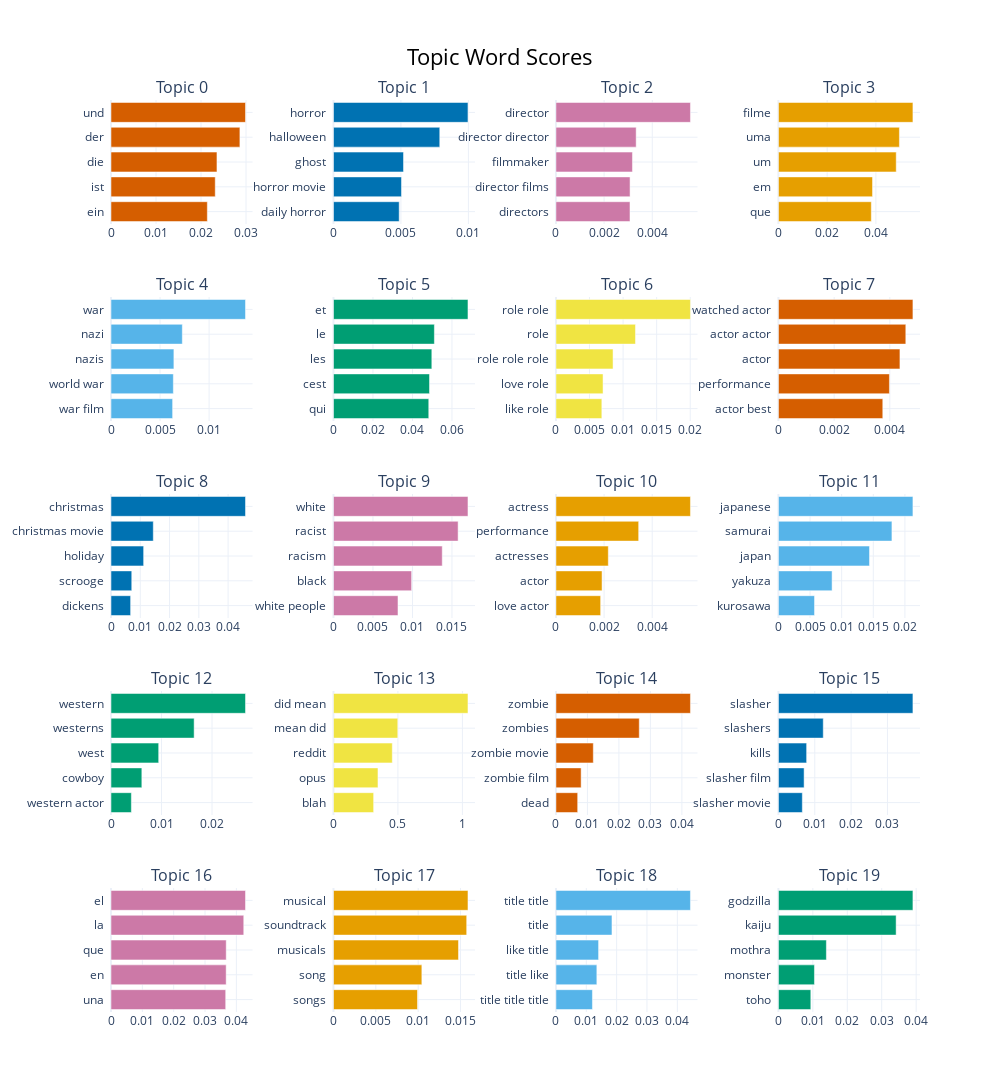

Notebook code cell kept with this figure:
### Code cell
topic_model.visualize_barchart([i for i in range(20)])

### Figure 1 — Plotly figure (JSON) as saved in the notebook; plotly's stock layout.template omitted (floating-point values rounded to 4 significant figures)
{"data": [{"marker": {"color": "#D55E00"}, "orientation": "h", "type": "bar", "x": [0.02141, 0.02316, 0.02354, 0.02864, 0.02989], "xaxis": "x", "y": ["ein  ", "ist  ", "die  ", "der  ", "und  "], "yaxis": "y"}, {"marker": {"color": "#0072B2"}, "orientation": "h", "type": "bar", "x": [0.004871, 0.005041, 0.005192, 0.007879, 0.00997], "xaxis": "x2", "y": ["daily horror  ", "horror movie  ", "ghost  ", "halloween  ", "horror  "], "yaxis": "y2"}, {"marker": {"color": "#CC79A7"}, "orientation": "h", "type": "bar", "x": [0.003075, 0.003078, 0.003177, 0.003331, 0.005586], "xaxis": "x3", "y": ["directors  ", "director films  ", "filmmaker  ", "director director  ", "director  "], "yaxis": "y3"}, {"marker": {"color": "#E69F00"}, "orientation": "h", "type": "bar", "x": [0.03812, 0.03862, 0.04835, 0.04965, 0.0552], "xaxis": "x4", "y": ["que  ", "em  ", "um  ", "uma  ", "filme  "], "yaxis": "y4"}, {"marker": {"color": "#56B4E9"}, "orientation": "h", "type": "bar", "x": [0.006279, 0.006353, 0.00641, 0.007269, 0.01371], "xaxis": "x5", "y": ["war film  ", "world war  ", "nazis  ", "nazi  ", "war  "], "yaxis": "y5"}, {"marker": {"color": "#009E73"}, "orientation": "h", "type": "bar", "x": [0.04826, 0.04863, 0.04981, 0.0511, 0.06812], "xaxis": "x6", "y": ["qui  ", "cest  ", "les  ", "le  ", "et  "], "yaxis": "y6"}, {"marker": {"color": "#F0E442"}, "orientation": "h", "type": "bar", "x": [0.006835, 0.007016, 0.008505, 0.01185, 0.02003], "xaxis": "x7", "y": ["like role  ", "love role  ", "role role role  ", "role  ", "role role  "], "yaxis": "y7"}, {"marker": {"color": "#D55E00"}, "orientation": "h", "type": "bar", "x": [0.003747, 0.003985, 0.004363, 0.004573, 0.004829], "xaxis": "x8", "y": ["actor best  ", "performance  ", "actor  ", "actor actor  ", "watched actor  "], "yaxis": "y8"}, {"marker": {"color": "#0072B2"}, "orientation": "h", "type": "bar", "x": [0.0067, 0.007089, 0.01115, 0.01445, 0.04595], "xaxis": "x9", "y": ["dickens  ", "scrooge  ", "holiday  ", "christmas movie  ", "christmas  "], "yaxis": "y9"}, {"marker": {"color": "#CC79A7"}, "orientation": "h", "type": "bar", "x": [0.008168, 0.009893, 0.01377, 0.01578, 0.01703], "xaxis": "x10", "y": ["white people  ", "black  ", "racism  ", "racist  ", "white  "], "yaxis": "y10"}, {"marker": {"color": "#E69F00"}, "orientation": "h", "type": "bar", "x": [0.001857, 0.001916, 0.002175, 0.003437, 0.005589], "xaxis": "x11", "y": ["love actor  ", "actor  ", "actresses  ", "performance  ", "actress  "], "yaxis": "y11"}, {"marker": {"color": "#56B4E9"}, "orientation": "h", "type": "bar", "x": [0.005708, 0.008485, 0.0144, 0.01795, 0.02127], "xaxis": "x12", "y": ["kurosawa  ", "yakuza  ", "japan  ", "samurai  ", "japanese  "], "yaxis": "y12"}, {"marker": {"color": "#009E73"}, "orientation": "h", "type": "bar", "x": [0.004032, 0.006106, 0.009441, 0.01646, 0.02663], "xaxis": "x13", "y": ["western actor  ", "cowboy  ", "west  ", "westerns  ", "western  "], "yaxis": "y13"}, {"marker": {"color": "#F0E442"}, "orientation": "h", "type": "bar", "x": [0.3115, 0.3452, 0.4563, 0.499, 1.043], "xaxis": "x14", "y": ["blah  ", "opus  ", "reddit  ", "mean did  ", "did mean  "], "yaxis": "y14"}, {"marker": {"color": "#D55E00"}, "orientation": "h", "type": "bar", "x": [0.006902, 0.007997, 0.01187, 0.02646, 0.04272], "xaxis": "x15", "y": ["dead  ", "zombie film  ", "zombie movie  ", "zombies  ", "zombie  "], "yaxis": "y15"}, {"marker": {"color": "#0072B2"}, "orientation": "h", "type": "bar", "x": [0.006578, 0.007067, 0.007764, 0.01234, 0.03701], "xaxis": "x16", "y": ["slasher movie  ", "slasher film  ", "kills  ", "slashers  ", "slasher  "], "yaxis": "y16"}, {"marker": {"color": "#CC79A7"}, "orientation": "h", "type": "bar", "x": [0.0366, 0.03675, 0.03677, 0.04236, 0.04291], "xaxis": "x17", "y": ["una  ", "en  ", "que  ", "la  ", "el  "], "yaxis": "y17"}, {"marker": {"color": "#E69F00"}, "orientation": "h", "type": "bar", "x": [0.009919, 0.01043, 0.01476, 0.01573, 0.01588], "xaxis": "x18", "y": ["songs  ", "song  ", "musicals  ", "soundtrack  ", "musical  "], "yaxis": "y18"}, {"marker": {"color": "#56B4E9"}, "orientation": "h", "type": "bar", "x": [0.01202, 0.01348, 0.01405, 0.01846, 0.04433], "xaxis": "x19", "y": ["title title title  ", "title like  ", "like title  ", "title  ", "title title  "], "yaxis": "y19"}, {"marker": {"color": "#009E73"}, "orientation": "h", "type": "bar", "x": [0.009409, 0.01046, 0.01393, 0.03419, 0.03907], "xaxis": "x20", "y": ["toho  ", "monster  ", "mothra  ", "kaiju  ", "godzilla  "], "yaxis": "y20"}], "layout": {"annotations": [{"font": {"size": 16}, "showarrow": false, "text": "Topic 0", "x": 0.0875, "xanchor": "center", "xref": "paper", "y": 1.0, "yanchor": "bottom", "yref": "paper"}, {"font": {"size": 16}, "showarrow": false, "text": "Topic 1", "x": 0.3625, "xanchor": "center", "xref": "paper", "y": 1.0, "yanchor": "bottom", "yref": "paper"}, {"font": {"size": 16}, "showarrow": false, "text": "Topic 2", "x": 0.6375, "xanchor": "center", "xref": "paper", "y": 1.0, "yanchor": "bottom", "yref": "paper"}, {"font": {"size": 16}, "showarrow": false, "text": "Topic 3", "x": 0.9125, "xanchor": "center", "xref": "paper", "y": 1.0, "yanchor": "bottom", "yref": "paper"}, {"font": {"size": 16}, "showarrow": false, "text": "Topic 4", "x": 0.0875, "xanchor": "center", "xref": "paper", "y": 0.784, "yanchor": "bottom", "yref": "paper"}, {"font": {"size": 16}, "showarrow": false, "text": "Topic 5", "x": 0.3625, "xanchor": "center", "xref": "paper", "y": 0.784, "yanchor": "bottom", "yref": "paper"}, {"font": {"size": 16}, "showarrow": false, "text": "Topic 6", "x": 0.6375, "xanchor": "center", "xref": "paper", "y": 0.784, "yanchor": "bottom", "yref": "paper"}, {"font": {"size": 16}, "showarrow": false, "text": "Topic 7", "x": 0.9125, "xanchor": "center", "xref": "paper", "y": 0.784, "yanchor": "bottom", "yref": "paper"}, {"font": {"size": 16}, "showarrow": false, "text": "Topic 8", "x": 0.0875, "xanchor": "center", "xref": "paper", "y": 0.568, "yanchor": "bottom", "yref": "paper"}, {"font": {"size": 16}, "showarrow": false, "text": "Topic 9", "x": 0.3625, "xanchor": "center", "xref": "paper", "y": 0.568, "yanchor": "bottom", "yref": "paper"}, {"font": {"size": 16}, "showarrow": false, "text": "Topic 10", "x": 0.6375, "xanchor": "center", "xref": "paper", "y": 0.568, "yanchor": "bottom", "yref": "paper"}, {"font": {"size": 16}, "showarrow": false, "text": "Topic 11", "x": 0.9125, "xanchor": "center", "xref": "paper", "y": 0.568, "yanchor": "bottom", "yref": "paper"}, {"font": {"size": 16}, "showarrow": false, "text": "Topic 12", "x": 0.0875, "xanchor": "center", "xref": "paper", "y": 0.352, "yanchor": "bottom", "yref": "paper"}, {"font": {"size": 16}, "showarrow": false, "text": "Topic 13", "x": 0.3625, "xanchor": "center", "xref": "paper", "y": 0.352, "yanchor": "bottom", "yref": "paper"}, {"font": {"size": 16}, "showarrow": false, "text": "Topic 14", "x": 0.6375, "xanchor": "center", "xref": "paper", "y": 0.352, "yanchor": "bottom", "yref": "paper"}, {"font": {"size": 16}, "showarrow": false, "text": "Topic 15", "x": 0.9125, "xanchor": "center", "xref": "paper", "y": 0.352, "yanchor": "bottom", "yref": "paper"}, {"font": {"size": 16}, "showarrow": false, "text": "Topic 16", "x": 0.0875, "xanchor": "center", "xref": "paper", "y": 0.136, "yanchor": "bottom", "yref": "paper"}, {"font": {"size": 16}, "showarrow": false, "text": "Topic 17", "x": 0.3625, "xanchor": "center", "xref": "paper", "y": 0.136, "yanchor": "bottom", "yref": "paper"}, {"font": {"size": 16}, "showarrow": false, "text": "Topic 18", "x": 0.6375, "xanchor": "center", "xref": "paper", "y": 0.136, "yanchor": "bottom", "yref": "paper"}, {"font": {"size": 16}, "showarrow": false, "text": "Topic 19", "x": 0.9125, "xanchor": "center", "xref": "paper", "y": 0.136, "yanchor": "bottom", "yref": "paper"}], "height": 1250, "hoverlabel": {"bgcolor": "white", "font": {"family": "Rockwell", "size": 16}}, "showlegend": false, "title": {"font": {"color": "Black", "size": 22}, "text": "Topic Word Scores", "x": 0.5, "xanchor": "center", "yanchor": "top"}, "width": 1000, "xaxis": {"anchor": "y", "domain": [0, 0.175], "showgrid": true}, "xaxis10": {"anchor": "y10", "domain": [0.275, 0.45], "showgrid": true}, "xaxis11": {"anchor": "y11", "domain": [0.55, 0.725], "showgrid": true}, "xaxis12": {"anchor": "y12", "domain": [0.825, 1], "showgrid": true}, "xaxis13": {"anchor": "y13", "domain": [0, 0.175], "showgrid": true}, "xaxis14": {"anchor": "y14", "domain": [0.275, 0.45], "showgrid": true}, "xaxis15": {"anchor": "y15", "domain": [0.55, 0.725], "showgrid": true}, "xaxis16": {"anchor": "y16", "domain": [0.825, 1], "showgrid": true}, "xaxis17": {"anchor": "y17", "domain": [0, 0.175], "showgrid": true}, "xaxis18": {"anchor": "y18", "domain": [0.275, 0.45], "showgrid": true}, "xaxis19": {"anchor": "y19", "domain": [0.55, 0.725], "showgrid": true}, "xaxis2": {"anchor": "y2", "domain": [0.275, 0.45], "showgrid": true}, "xaxis20": {"anchor": "y20", "domain": [0.825, 1], "showgrid": true}, "xaxis3": {"anchor": "y3", "domain": [0.55, 0.725], "showgrid": true}, "xaxis4": {"anchor": "y4", "domain": [0.825, 1], "showgrid": true}, "xaxis5": {"anchor": "y5", "domain": [0, 0.175], "showgrid": true}, "xaxis6": {"anchor": "y6", "domain": [0.275, 0.45], "showgrid": true}, "xaxis7": {"anchor": "y7", "domain": [0.55, 0.725], "showgrid": true}, "xaxis8": {"anchor": "y8", "domain": [0.825, 1], "showgrid": true}, "xaxis9": {"anchor": "y9", "domain": [0, 0.175], "showgrid": true}, "yaxis": {"anchor": "x", "domain": [0.864, 1.0], "showgrid": true}, "yaxis10": {"anchor": "x10", "domain": [0.432, 0.568], "showgrid": true}, "yaxis11": {"anchor": "x11", "domain": [0.432, 0.568], "showgrid": true}, "yaxis12": {"anchor": "x12", "domain": [0.432, 0.568], "showgrid": true}, "yaxis13": {"anchor": "x13", "domain": [0.216, 0.352], "showgrid": true}, "yaxis14": {"anchor": "x14", "domain": [0.216, 0.352], "showgrid": true}, "yaxis15": {"anchor": "x15", "domain": [0.216, 0.352], "showgrid": true}, "yaxis16": {"anchor": "x16", "domain": [0.216, 0.352], "showgrid": true}, "yaxis17": {"anchor": "x17", "domain": [0, 0.136], "showgrid": true}, "yaxis18": {"anchor": "x18", "domain": [0, 0.136], "showgrid": true}, "yaxis19": {"anchor": "x19", "domain": [0, 0.136], "showgrid": true}, "yaxis2": {"anchor": "x2", "domain": [0.864, 1.0], "showgrid": true}, "yaxis20": {"anchor": "x20", "domain": [0, 0.136], "showgrid": true}, "yaxis3": {"anchor": "x3", "domain": [0.864, 1.0], "showgrid": true}, "yaxis4": {"anchor": "x4", "domain": [0.864, 1.0], "showgrid": true}, "yaxis5": {"anchor": "x5", "domain": [0.648, 0.784], "showgrid": true}, "yaxis6": {"anchor": "x6", "domain": [0.648, 0.784], "showgrid": true}, "yaxis7": {"anchor": "x7", "domain": [0.648, 0.784], "showgrid": true}, "yaxis8": {"anchor": "x8", "domain": [0.648, 0.784], "showgrid": true}, "yaxis9": {"anchor": "x9", "domain": [0.432, 0.568], "showgrid": true}}}
